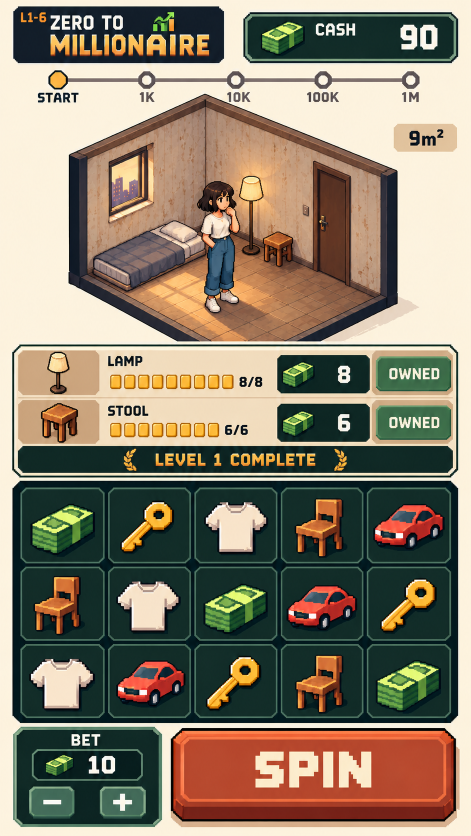
#> input picture references/exec-2799bd70-2d1b-4e9c-8be5-9e81503711c5.png, 941 x 1672 px (shown at 1/2 size)
$ python compare_spin_depth_v03.py
#> lines starting #> are read from the running program, lines starting #| are printed output that depends on the picture
from pathlib import Path
from PIL import Image, ImageDraw, ImageFont
import shutil, json, hashlib

root = Path(__file__).resolve().parents[1]
ev = root / 'Evidence'
for source, target in [
    ('v0.3-start-360x640.png','ui-v0.3-spin-depth-after-full.png'),
    ('v0.3-spin-pressed-360x640.png','ui-v0.3-spin-depth-after-pressed-full.png'),
]:
    shutil.copyfile(ev / source, ev / target)
ref = root / 'references' / 'exec-2799bd70-2d1b-4e9c-8be5-9e81503711c5.png'
if not ref.exists():
    candidates = list((root / 'references').rglob(ref.name))
    assert len(candidates) == 1
    ref = candidates[0]
font = ImageFont.truetype(str(root / 'Assets/Resources/Fonts/PixelifySans.ttf'),18)
sheet = Image.new('RGB',(470,740),'#f9eeda')
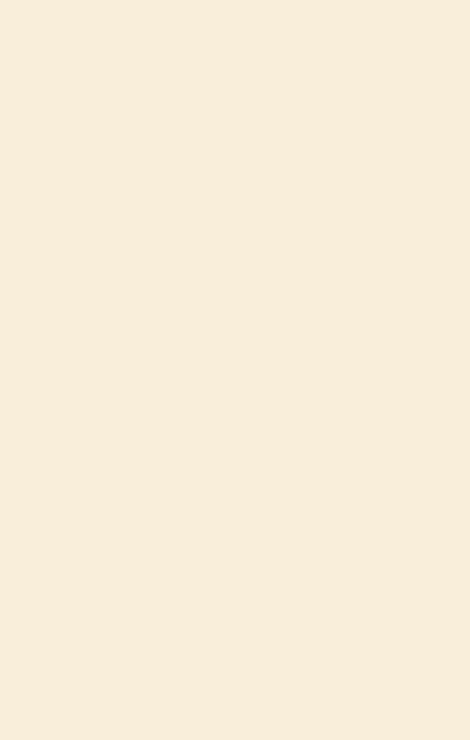
#> sheet: PIL image 470x740 RGB; mean R, G, B 249, 238, 218
draw = ImageDraw.Draw(sheet)
rows = [
    ('Approved reference',Image.open(ref).crop((340,1422,917,1646)).resize((450,176),Image.Resampling.NEAREST)),
    ('Previous button',Image.open(ev / 'ui-v0.3-spin-depth-before-full.png').crop((124,564,351,635)).resize((450,142),Image.Resampling.NEAREST)),
    ('New raised button',Image.open(ev / 'ui-v0.3-spin-depth-after-full.png').crop((124,564,351,635)).resize((450,142),Image.Resampling.NEAREST)),
    ('New pressed button',Image.open(ev / 'ui-v0.3-spin-depth-after-pressed-full.png').crop((124,564,351,635)).resize((450,142),Image.Resampling.NEAREST)),
]
#> (the run stopped early here; a loop or call above may not have finished)
